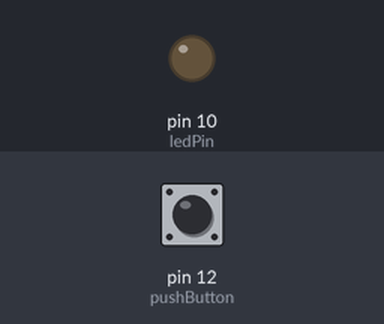
The sketch below on a simulated Arduino Uno, built with avr-gcc and run on an emulated ATmega328P. Parts: output pins drawn as LEDs (lit = HIGH). Dashed ring = blinking. Inputs (shaded band) come from the test bench; at power-on: pin 12 (pushButton) LOW.

Above: at 1.2 s.
1.3 s: pin 12 (pushButton) pulled HIGH for 0.15 s
At 1.7 s:
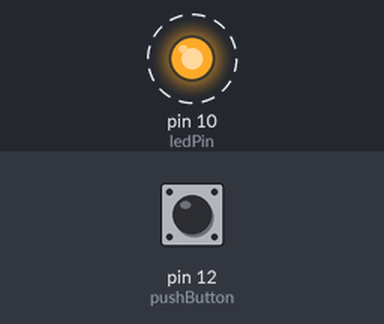
4.3 s: pin 12 (pushButton) pulled HIGH for 3.2 s
At 4.7 s:
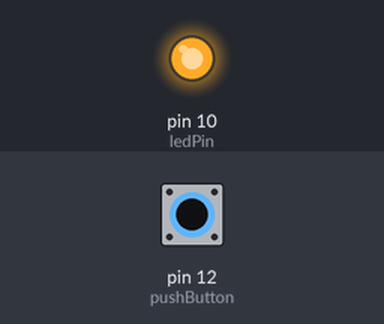
Timing chart, 0 to 10.3 s (numbered marks = the images above; inputs shaded):
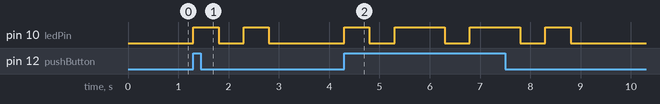

The sketch:

push_button.ino
```cpp
/* Blinks a LED on pin 10 when the button on pin 12 is pressed. */

const int ledPin = 10;
const int pushButton = 12;

void setup() {
  pinMode(ledPin, OUTPUT);
  pinMode(pushButton, INPUT);
}

void loop() {
  int buttonState = digitalRead(pushButton);
  if (buttonState == HIGH) {
    digitalWrite(ledPin, HIGH);
    delay(500);
    digitalWrite(ledPin, LOW);
    delay(500);
    digitalWrite(ledPin, HIGH);
    delay(500);
    digitalWrite(ledPin, LOW);
  }
}
```

Measured:
- after the input at 1.3 s, pin 10 (ledPin): alternates HIGH for 0.50 s and LOW for 0.50 s, 4 changes in all, then stays LOW, starting at once
- after the input at 4.3 s, pin 10 (ledPin): LOW → HIGH at once, then repeats every 1.5 s: LOW 0.50 s, HIGH 1.0 s
